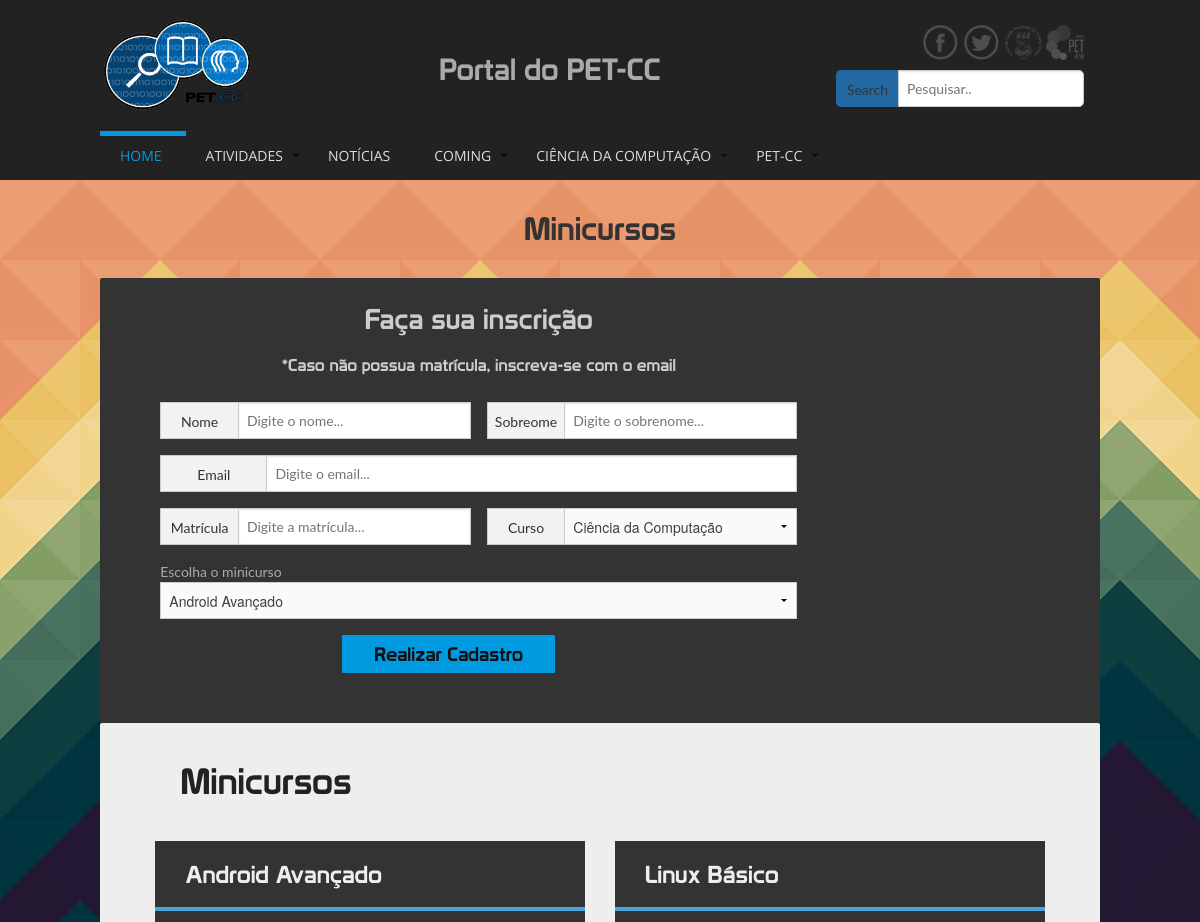
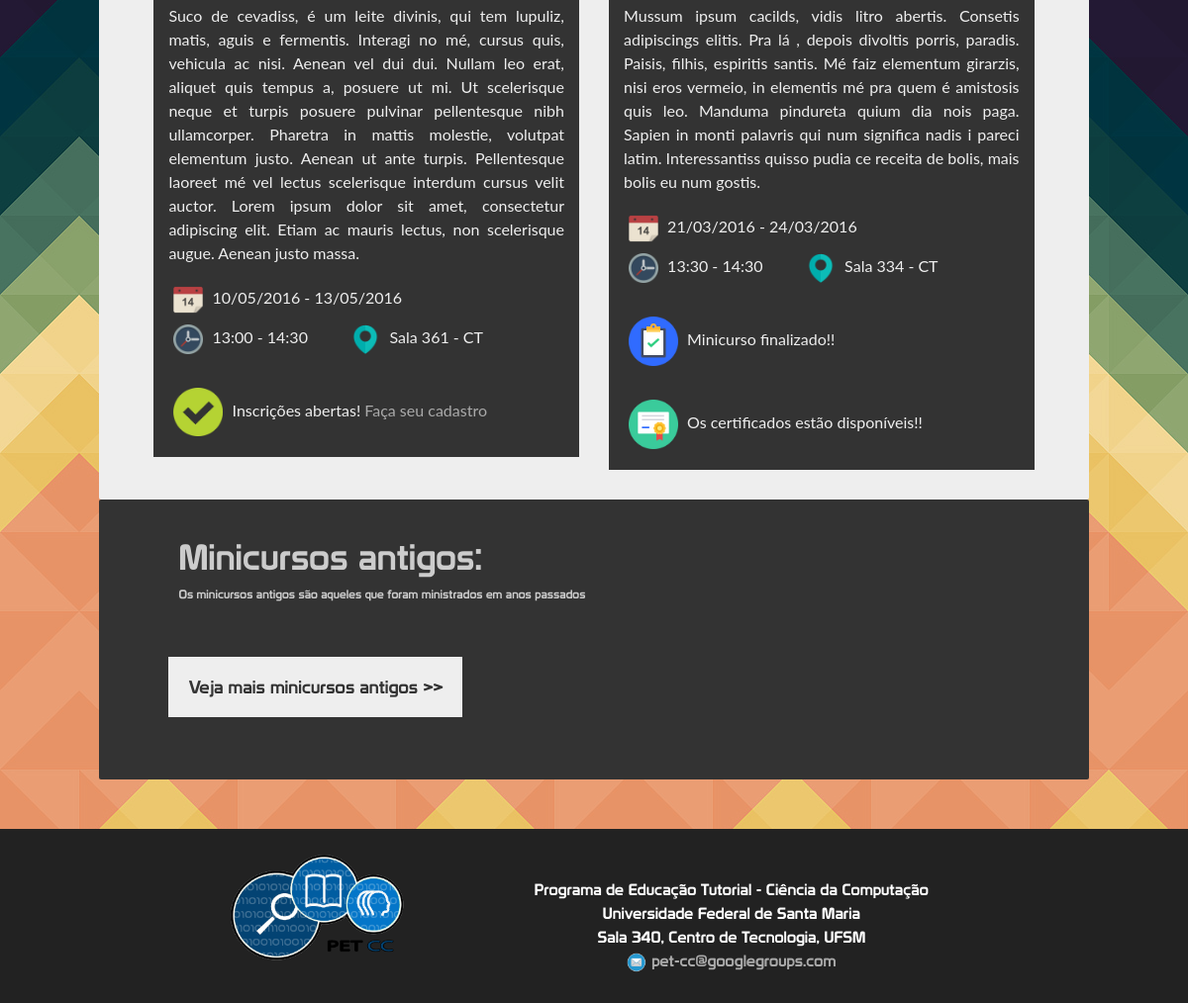
Page /minicursos/ on the committed database (2 pictures, top to bottom).
### atividades/models.py (models this page shows, shortened)
class Atividade(models.Model):
    nome = models.CharField(max_length=150)
    carga = models.IntegerField()
    local = models.CharField(max_length=150, default="")
    slug = models.SlugField(max_length=100, blank=True, unique=True)
    data_inicial = models.DateField(
            default=datetime.now,
            blank=False
    )
    data_final = models.DateField(
            default=datetime.now,
            blank=False
    )
    hora_inicial = models.TimeField(
        default=datetime.now(),
        blank=False
    )
    hora_final = models.TimeField(
        default=datetime.now(),
        blank=False
    )
    data_definida = models.BooleanField(default=False)
    certificado_disponivel = models.BooleanField(default=False)
    inscricao_aberta = models.BooleanField(default=False)
    maximo_inscritos = models.IntegerField(default=30, blank=True)
    tipo = models.CharField(max_length=50, choices=(('MN', 'Minicurso'), ('PEC', 'PEC'), ('SEM', 'Seminario'),
                                                    ('TA', 'Topico de Apoio'), ('PESQ', 'Pesquisa'),
                                                    ('EX', 'Extensao'), ('OU', 'Outro')), default='OU')
    organizacao = models.CharField(max_length=100, default="PET - Ciência da Computação", blank=False, null=False)
    descricao = models.TextField()
    aviso = models.TextField(default="", blank=True)
    integrantes = models.CharField(max_length=150, blank=True, default="", help_text="Usar para projetos de pesquisa, "
                                                                                     "indicando os participantes do"
                                                                                     "projeto.")
    class Meta:
        ordering = ['-data_inicial']

### atividades/views.py (the view)
# urls.py: url(r'^minicursos/', include('atividades.urls')),
@csrf_protect
def minicursos(request):
    ano_corrente = datetime.now().year
    minic = Atividade.objects.filter(tipo='MN', data_inicial__year=ano_corrente)
    minic_ant = Atividade.objects.filter(tipo='MN').exclude(data_inicial__year=ano_corrente).order_by('data_inicial').reverse()[:2]
    return render(request, 'atividade/minicursos.html', {'minic' : minic, 'minic_ant':minic_ant})

### atividades/templatetags/atividades_extra.py (called while the page is built)
@register.filter(name='minicurso_finalizado')
def minicurso_finalizado(value):
    hoje = date.today()
    if hoje > value:
        return True
    else:
        return False

### atividades/templates/atividade/minicursos.html (shortened to what this page needs)
{% extends 'base/base.html' %}
{% load atividades_extra %}
{% block cabecalho %}
    {% include 'home/cabecalho.html' %}
{% endblock %}
{% block precorpo %}
	<div class="container text-center" style="padding-top:25px; padding-bottom:25px; color:#333; font-size:32px; font-family: 'Prototype">
        Minicursos
    </div>
{% endblock %}
{% block corpo %}
<div class="container" style="min-height:200px; color:#ccc;">
	<div class="medium-11 large-10 columns small-centered" style="background-color:#333; padding-top:20px; padding-bottom:30px; border-radius:2px;">
		<div class="row" id="insc">
			<div class="small-12 medium-9 columns">
				<div class="row">
					<div class="small-12 columns text-center" style="color:#ccc; font-family:'Prototype'; font-size:28px; padding-bottom:20px;">
						Faça sua inscrição <br>
						<small>*Caso não possua matrícula, inscreva-se com o email</small>
					</div>
				</div>
				<form action="" method="POST" id="participacao_form">{% csrf_token %}
					<div class="row">
						<div class="small-11 columns small-centered">
							<div class="row">
								<div class="large-6 columns">
									<div class="row collapse">
										<div class="small-3 columns">
											<span class="prefix">Nome</span>
										</div>
										<div class="small-9 columns">
											<input type="text" id="nome" name="nome" placeholder="Digite o nome...">
										</div>
									</div>
								</div>
								<div class="large-6 columns">
									<div class="row collapse">
										<div class="small-3 columns">
											<span class="prefix">Sobreome</span>
										</div>
										<div class="small-9 columns">
											<input type="text" id="sobrenome" name="sobrenome" placeholder="Digite o sobrenome...">
										</div>
									</div>
								</div>
							</div>
						</div>
					</div>
					<div class="row">
						<div class="small-11 columns small-centered">
							<div class="row">
								<div class="large-12 columns">
									<div class="row collapse">
										<div class="small-2 columns">
											<span class="prefix">Email</span>
										</div>
										<div class="small-10 columns">
											<input type="text" id="email" name="email" placeholder="Digite o email...">
										</div>
									</div>
								</div>
							</div>
						</div>
					</div>
					<div class="row">
						<div class="small-11 columns small-centered">
							<div class="row">
								<div class="large-6 columns">
									<div class="row collapse">
										<div class="small-3 columns">
											<span class="prefix">Matrícula</span>
										</div>
										<div class="small-9 columns">
											<input type="text" id="matricula" name="matricula" placeholder="Digite a matrícula...">
										</div>
									</div>
								</div>
								<div class="large-6 columns">
									<div class="row collapse">
										<div class="small-3 columns">
											<span class="prefix">Curso</span>
										</div>
										<div class="small-9 columns">
											<select id="curso" name="curso">
											  <option value="cc">Ciência da Computação</option>
											</select>
										</div>
									</div>
								</div>
							</div>
						</div>
					</div>
					<div class="row">
						<div class="small-11 columns small-centered">
							<div class="row">
								<div class="small-12 columns">
									<label style="color:#aaa">Escolha o minicurso</label>
									<select name="minicurso" id="select_minicurso">
										{% for minicurso in minic %}
											{% if minicurso.inscricao_aberta %}
											<option value="{{minicurso.id}}">{{minicurso.nome}}</option>
											{% endif %}
										{% endfor %}
									</select>
								</div>
							</div>
						</div>
					</div>
					<div class="row">
						<div class="small-11 medium-6 large-5 columns small-centered">
							<input class="button" type="button" id="form_part_input" onclick="create_participacao()" value="Realizar Cadastro" style="color:#111; background-color:#009ae1; border-radius:1px; font-family:'Prototype', 'Trebuchet MS'; cursor:pointer;">
						</div>
					</div>
				</form>
			</div>
		</div>
	</div>
</div>
<div class="container" style="min-height:200px; color:#222;">
	<div class="medium-11 large-10 columns small-centered" style="background-color:#eee; padding-top:20px; padding-bottom:30px; border-radius:2px;">
		<div class="row" id="minicursos">
			<div class="small-12 medium-11 medium-centered columns">
				<div class="row prototype" style="padding:10px; padding-bottom:20px;">
					<div class="small-12 columns">
						<p style="font-size:36px; margin:0;">Minicursos</p>
					</div>
				</div>
				<div class="row">
					{% for minicurso in minic %}
						{% if forloop.counter0|divisibleby:'2' %}
						<div class="row">
						{% endif %}
							<div class="medium-6 columns" style="margin-top:10px;">
								<div class="small-12 columns minicurso" style="padding-bottom:16px;">
									<a href="/atividades/{{minicurso.slug}}" style="color:#eee"><div class="row m_titulo">
										<div class="small-12 columns prototype">
											{{minicurso.nome}}
										</div>
									</div></a>
									<div class="row">
										<hr class="linha bordaAzul" style="padding:0; margin:0;">
									</div>
									<div class="row m_conteudo text-justify">
										{{minicurso.descricao|striptags}}
									</div>
									<div class="row">
										<div class="small-12 columns">
											<img src="/media/img/icons/calendario.png" height="40" width="40" alt="" style="padding:5px;">
											{% if minicurso.data_definida %}
												{{minicurso.data_inicial|date:"d/m/Y"}} - {{minicurso.data_final|date:"d/m/Y"}}
											{% else %}
												{{minicurso.data_inicial|date:"F/Y"}}
											{% endif %}
										</div>
									</div>
									<div class="row">
										<div class="small-5 columns">
											<img src="/media/img/icons/relogio.png" height="40" width="40" alt="" style="padding:5px;">
											{{minicurso.hora_inicial|date:"H:i"}} - {{minicurso.hora_final|date:"H:i"}}
										</div>
										<div class="small-7 columns">
											<img src="/media/img/icons/place.png" height="40" width="40" alt="" style="padding:5px;">
											{{minicurso.local}}
										</div>
									</div>
									{% if minicurso.data_final|minicurso_finalizado %}
									<br>
									<div class="row">
										<div class="small-12 columns">
											<img src="/media/img/icons/finished.png" height="60" width="60" alt="" style="padding:5px;">
											Minicurso finalizado!!
										</div>
									</div>
									{% endif %}
									{% if minicurso.certificado_disponivel %}
									<br>
									<div class="row">
										<div class="small-12 columns">
											<img src="/media/img/icons/certificate.png" height="60" width="60" alt="" style="padding:5px;">
											Os certificados estão disponíveis!!
										</div>
									</div>
									{% endif %}
									{% if minicurso.inscricao_aberta %}
									<br>
									<div class="row">
										<div class="small-12 columns">
											<img src="/media/img/icons/success.png" height="60" width="60" alt="" style="padding:5px;">
											Inscrições abertas! <a href="#insc" class="hover_black">Faça seu cadastro</a>
										</div>
									</div>
									{% endif %}
								</div>
							</div>
						{% if not forloop.counter0|divisibleby:'2' %}
						</div>
						{% endif %}
					{% endfor %}
				</div>
			</div>
		</div>
	</div>
</div>
<div class="container" style="min-height:200px; color:#ccc;">
	<div class="medium-11 large-10 columns small-centered" style="background-color:#333; padding-top:20px; padding-bottom:80px; border-radius:2px;">
		<div class="row" id="minicursos_antigod">
			<div class="small-12 medium-11 medium-centered columns">
				<div class="row prototype" style="padding:10px; padding-bottom:20px;">
					<div class="small-12 columns">
						<p style="font-size:36px; margin:0;">Minicursos antigos:</p>
						<p style="font-size:12px;">Os minicursos antigos são aqueles que foram ministrados em anos passados</p>
					</div>
				</div>
				<div class="row" style="margin-top:30px;">
					<div class="small-12 columns">
						<a href="/minicursos/antigos"><font class="vejamais">Veja mais minicursos antigos >></font></a>
					</div>
				</div>
			</div>
		</div>
	</div>
</div>
{% endblock %}
{% block rodape %}
    {% include 'home/rodape.html' %}
{% endblock %}

### portalpetcc/media/css/aux.css (style rules this page uses)
.minicurso { background-color:#333; color:#eee; }
.m_titulo, .m_conteudo { padding:15px; }
.m_titulo { font-size:24px; }
.hover_black { color:#aaa; }
.vejamais { background-color:#eee; padding:20px; font-size:18px; font-family:'Prototype', 'Trebuchet MS'; color:#333; }

### portalpetcc/media/css/default.css (style rules this page uses)
body, html { font-size: 100%; padding: 0; margin: 0; }
*, *:after, *:before { -webkit-box-sizing: border-box; -moz-box-sizing: border-box; box-sizing: border-box; }
body { font-family: 'Lato', Calibri, Arial, sans-serif; color: #47a3da; }
.prototype { font-family: 'Prototype', 'Trebuchet MS'; }

### portalpetcc/media/menu/stylemen.css (style rules this page uses)
body { padding:0; margin: 0; }

### portalpetcc/media/css/style.css (style rules this page uses)
.linha { padding:0; margin:0; border:2px solid; }
.bordaAzul { border-color:#47a3da; }

### rows in the picture
Atividade: nome "Android Avançado", descricao "Suco de cevadiss, é um leite divinis, qui tem lupuliz, matis, aguis e fermentis. Interagi no mé, cursus quis, vehicula ac nisi. Aenean vel dui dui. Nullam leo erat, aliquet quis tempus a, posuere ut mi. Ut scelerisque neque et turpis posuere pulvinar pellentesque nibh ullamcorper. Pharetra in mattis molestie, volutpat elementum justo. Aenean ut ante turpis. Pellentesque laoreet mé vel lectus scelerisque interdum cursus velit auctor. Lorem ipsum dolor sit amet, consectetur adipiscing elit. Etiam ac mauris lectus, non scelerisque augue. Aenean justo massa.", data_inicial "10/05/2016", data_final "13/05/2016", hora_inicial "13:00", hora_final "14:30", local "Sala 361 - CT", inscricao_aberta True (drawn)
Atividade: nome "Linux Básico", descricao "Mussum ipsum cacilds, vidis litro abertis. Consetis adipiscings elitis. Pra lá , depois divoltis porris, paradis. Paisis, filhis, espiritis santis. Mé faiz elementum girarzis, nisi eros vermeio, in elementis mé pra quem é amistosis quis leo. Manduma pindureta quium dia nois paga. Sapien in monti palavris qui num significa nadis i pareci latim. Interessantiss quisso pudia ce receita de bolis, mais bolis eu num gostis.", data_inicial "21/03/2016", data_final "24/03/2016", hora_inicial "13:30", hora_final "14:30", local "Sala 334 - CT", certificado_disponivel True (drawn)

### other values in the picture
form field minicurso "Android Avançado"
